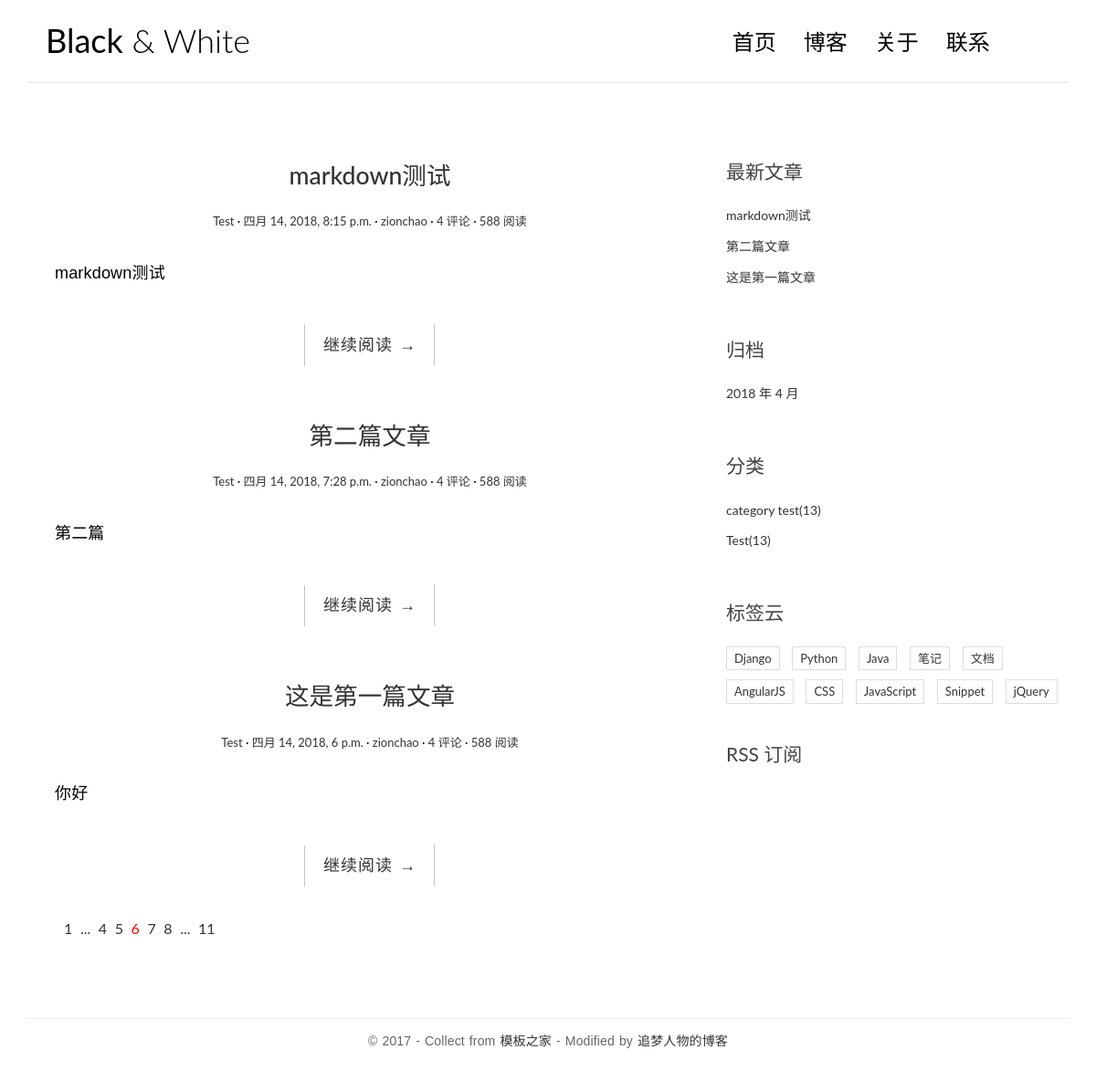
The page / on the database its author committed.
### blog/models.py (models this page shows, shortened)
class Post(models.Model):
    title=models.CharField(max_length=70)
    body=models.TextField()
    create_time=models.DateTimeField()
    modified_time=models.DateTimeField()
    excerpt=models.CharField(max_length=200,blank=True)
    category=models.ForeignKey(Category,on_delete=models.CASCADE)
    tags=models.ManyToManyField(Tag,blank=True)
    author=models.ForeignKey(User,on_delete=models.CASCADE)
    def get_absolute_url(self):
        return reverse('blog:detail',kwargs={'pk':self.pk})
    class Meta:
        ordering=['-create_time']

class Category(models.Model):
    name=models.CharField(max_length=100)

### blog/views.py (the view)
# urls.py: url(r'^$',views.index,name='index'),
def index(request):
    post_list=Post.objects.all().order_by('-create_time')
    return render(request,'blog/index.html',context={
        'post_list':post_list
    })

### blog/templatetags/blog_tags.py (called while the page is built)
@register.simple_tag
def get_recent_post(num=5):
    return Post.objects.all().order_by('-create_time')[:num]

@register.simple_tag
def archives():
    return Post.objects.dates('create_time','month','DESC')

@register.simple_tag
def get_categories():
    return Category.objects.all()

### blog/templates/blog/index.html
{% extends  'blog/base.html'%}
{% block main %}
    {% for post in post_list %}
        <article class="post post-{{ post.pk }}">
            <header class="entry-header">
                <h1 class="entry-title">
                    <a href={{ post.get_absolute_url }}>{{ post.title }}</a>
                </h1>
                <div class="entry-meta">
                    <span class="post-category"><a href="#">{{ post.category.name }}</a></span>
                    <span class="post-date"><a href="#"><time class="entry-date"
                                                              datetime="2012-11-09T23:15:57+00:00">{{ post.create_time }}</time></a></span>
                    <span class="post-author"><a href="#">{{ post.author }}</a></span>
                    <span class="comments-link"><a href="#">4 评论</a></span>
                    <span class="views-count"><a href="#">588 阅读</a></span>
                </div>
            </header>
            <div class="entry-content clearfix">
                <p>{{ post.excerpt }}</p>
                <div class="read-more cl-effect-14">
                    <a href="{{ post.get_absolute_url }}" class="more-link">继续阅读 <span class="meta-nav">→</span></a>
                </div>
            </div>
        </article>
    {% empty %}
        <div class="no-post">暂时还没有发布的文章！</div>
    {% endfor %}
    <div class="pagination">
        <ul>
            <li><a href="">1</a></li>
            <li><a href="">...</a></li>
            <li><a href="">4</a></li>
            <li><a href="">5</a></li>
            <li class="current"><a href="">6</a></li>
            <li><a href="">7</a></li>
            <li><a href="">8</a></li>
            <li><a href="">...</a></li>
            <li><a href="">11</a></li>
        </ul>
    </div>
{% endblock main %}

### blog/templates/blog/base.html (shortened to what this page needs)
{% load staticfiles %}
{% load blog_tags %}
<!DOCTYPE html>
<html>
<head>
    <link rel="stylesheet" href="{% static 'blog/css/bootstrap.min.css' %}">
    <link rel="stylesheet" href="http://code.ionicframework.com/ionicons/2.0.1/css/ionicons.min.css">
    <link rel="stylesheet" href="{% static 'blog/css/pace.css'%}">
    <link rel="stylesheet" href="{% static 'blog/css/custom.css' %}">
    <link rel="stylesheet" href="{% static 'blog/css/highlights/github.css' %}">
</head>
<body id="single">
<div class="container">
    <header id="site-header">
        <div class="row">
            <div class="col-md-4 col-sm-5 col-xs-8">
                <div class="logo">
                    <h1><a href="{% url 'blog:index'%}"><b>Black</b> &amp; White</a></h1>
                </div>
            </div>
            <div class="col-md-8 col-sm-7 col-xs-4">
                <nav class="main-nav" role="navigation">
                    <div class="collapse navbar-collapse" id="bs-example-navbar-collapse-1">
                        <ul class="nav navbar-nav navbar-right">
                            <li class="cl-effect-11"><a href="index.html" data-hover="首页">首页</a></li>
                            <li class="cl-effect-11"><a href="full-width.html" data-hover="博客">博客</a></li>
                            <li class="cl-effect-11"><a href="about.html" data-hover="关于">关于</a></li>
                            <li class="cl-effect-11"><a href="contact.html" data-hover="联系">联系</a></li>
                        </ul>
                    </div>
                </nav>
            </div>
        </div>
    </header>
</div>
<div class="content-body">
    <div class="container">
        <div class="row">
            <main class="col-md-8">
                {% block main %}
                {% endblock main%}
            </main>
            <aside class="col-md-4">
            </aside>
            <div class="widget widget-recent-posts">
                <h3 class="widget-title">最新文章</h3>
                {% get_recent_post as recent_post_list %}
                <ul>
                    {% for post in recent_post_list %}
                    <li>
                        <a href="{{ post.get_absolute_url }}">{{ post.title }}</a>
                    </li>
                    {% empty %}
                        暂无文章！
                    {% endfor %}
                </ul>
            </div>
            <div class="widget widget-archives">
                <h3 class="widget-title">归档</h3>
                {% archives as date_list %}
                <ul>
                    {% for date in date_list %}
                    <li>
                        <a href="{% url 'blog:archives' date.year date.month %}">{{ date.year }} 年 {{ date.month }} 月</a>
                    </li>
                        {% empty %}
                        暂无文章！
                    {% endfor %}
                </ul>
            </div>
            <div class="widget widget-category">
                <h3 class="widget-title">分类</h3>
                {% get_categories as category_list %}
                <ul>
                    {% for category in category_list %}
                    <li>
                        <a href="{% url 'blog:category' category.pk %}">{{ category.name }}<span class="post-count">(13)</span></a>
                    </li>
                    {% empty %}
                     暂无文章！
                    {% endfor %}
                </ul>
            </div>
            <div class="widget widget-tag-cloud">
                <h3 class="widget-title">标签云</h3>
                <ul>
                    <li>
                        <a href="#">Django</a>
                    </li>
                    <li>
                        <a href="#">Python</a>
                    </li>
                    <li>
                        <a href="#">Java</a>
                    </li>
                    <li>
                        <a href="#">笔记</a>
                    </li>
                    <li>
                        <a href="#">文档</a>
                    </li>
                    <li>
                        <a href="#">AngularJS</a>
                    </li>
                    <li>
                        <a href="#">CSS</a>
                    </li>
                    <li>
                        <a href="#">JavaScript</a>
                    </li>
                    <li>
                        <a href="#">Snippet</a>
                    </li>
                    <li>
                        <a href="#">jQuery</a>
                    </li>
                </ul>
            </div>
            <div class="rss">
                <a href=""> RSS 订阅</a>
            </div>
        </div>
    </div>
</div>
<footer id="site-footer">
    <div class="container">
        <div class="row">
            <div class="col-md-12">
                <p class="copyright">&copy 2017 - Collect from <a href="http://www.cssmoban.com/"
                                                                  target="_blank" title="模板之家">模板之家</a>
                    - Modified by <a href="http://zmrenwu.com/" title="网页模板" target="_blank">追梦人物的博客</a>
                </p>
            </div>
        </div>
    </div>
</footer>
</body>
</html>

### blog/static/blog/css/custom.css (style rules this page uses)
* { outline: none; }
h1, h2, h3, h4, h5, h6 { margin-top: 0; }
b { font-weight: 400; }
a { color: #333; }
body { color: #444; font-family: 'Lato', sans-serif; }
p { font-family: 'Ubuntu', sans-serif; font-weight: 400; word-spacing: 1px; letter-spacing: 0.01em; }
#single p, #page p { margin-bottom: 25px; }
#site-header { background-color: #FFF; padding: 25px 20px; margin-bottom: 40px; border-bottom: 1px solid #e7e7e7; }
.logo h1 a { color: #000; }
.logo h1 { margin: 0; font-family: 'Lato', sans-serif; font-weight: 300; }
.main-nav { margin-top: 11px; max-width: 95%; }
.main-nav a { color: #000000 !important; padding: 0 0 5px 0 !important; margin-right: 30px; font-family: 'Lato', sans-serif; font-weight: 300; font-size: 24px; }
.cl-effect-11 a { padding: 10px 0; color: #0972b4; text-shadow: none; }
.cl-effect-11 a::before { position: absolute; top: 0; left: 0; overflow: hidden; padding: 0 0 5px 0 !important; max-width: 0; border-bottom: 1px solid #000; color: #000; content: attr(data-hover); white-space: nowrap; -webkit-transition: max-width 0.5s; -moz-transition: max-width 0.5s; transition: max-width 0.5s; }
.content-body { padding-bottom: 4em; }
.post { background: #fff; padding: 30px 30px 0; }
.entry-title { text-align: center; font-size: 1.9em; margin-bottom: 20px; line-height: 1.6; padding: 10px 20px 0; }
.entry-meta { text-align: center; color: #DDDDDD; font-size: 13px; margin-bottom: 30px; }
.entry-content { font-size: 18px; line-height: 1.9; font-weight: 300; color: #000; }
.post-category::after, .post-date::after, .post-author::after, .comments-link::after { content: ' ·'; color: #000; }
.read-more { font-family: 'Ubuntu', sans-serif; font-weight: 400; word-spacing: 1px; letter-spacing: 0.01em; text-align: center; margin-top: 20px; }
.cl-effect-14 a { padding: 0 20px; height: 45px; line-height: 45px; position: relative; display: inline-block; margin: 15px 25px; letter-spacing: 1px; font-weight: 400; text-shadow: 0 0 1px rgba(255, 255, 255, 0.3); }
.cl-effect-14 a::before, .cl-effect-14 a::after { position: absolute; width: 45px; height: 1px; background: #C3C3C3; content: ''; -webkit-transition: all 0.3s; -moz-transition: all 0.3s; transition: all 0.3s; pointer-events: none; }
.cl-effect-14 a::before { top: 0; left: 0; -webkit-transform: rotate(90deg); -moz-transform: rotate(90deg); transform: rotate(90deg); -webkit-transform-origin: 0 0; -moz-transform-origin: 0 0; transform-origin: 0 0; }
.cl-effect-14 a::after { right: 0; bottom: 0; -webkit-transform: rotate(90deg); -moz-transform: rotate(90deg); transform: rotate(90deg); -webkit-transform-origin: 100% 0; -moz-transform-origin: 100% 0; transform-origin: 100% 0; }
.widget { background: #fff; padding: 30px 0 0; }
.widget-title { font-size: 1.5em; margin-bottom: 20px; line-height: 1.6; padding: 10px 0 0; font-weight: 400; }
.widget-recent-posts ul { padding: 0; margin: 0; padding-left: 20px; }
.widget-recent-posts ul li { list-style-type: none; position: relative; line-height: 170%; margin-bottom: 10px; }
.widget-recent-posts ul li::before { content: '\f3d3'; font-family: "Ionicons"; position: absolute; left: -17px; top: 3px; font-size: 16px; color: #000; }
.widget-archives ul { padding: 0; margin: 0; padding-left: 25px; }
.widget-archives ul li { list-style-type: none; position: relative; line-height: 170%; margin-bottom: 10px; }
.widget-archives ul li::before { content: '\f3f3'; font-family: "Ionicons"; position: absolute; left: -25px; top: 1px; font-size: 16px; color: #000; }
.widget-category ul { padding: 0; margin: 0; padding-left: 25px; }
.widget-category ul li { list-style-type: none; position: relative; line-height: 170%; margin-bottom: 10px; }
.widget-category ul li::before { content: '\f3fe'; font-family: "Ionicons"; position: absolute; left: -25px; top: 1px; font-size: 18px; color: #000; }
.widget-tag-cloud ul { padding: 0; margin: 0; margin-right: -10px; }
.widget-tag-cloud ul li { list-style-type: none; font-size: 13px; display: inline-block; margin-right: 10px; margin-bottom: 10px; padding: 3px 8px; border: 1px solid #ddd; }
.rss { font-size: 21px; margin-top: 30px; }
.rss a { color: #444; }
#site-footer { padding-top: 10px; padding: 0 0 1.5em 0; }
.copyright { text-align: center; padding-top: 1em; margin: 0; border-top: 1px solid #eee; color: #666; }
.pagination ul { list-style: none; }
.pagination ul li { display: inline-block; font-size: 16px; margin-right: 5px; }
.current a { color: red; }

### rows shown on the page
Post: title "markdown测试", category.name "Test", create_time "四月 14, 2018, 8:15 p.m.", author "zionchao", excerpt "markdown测试"
Post: title "第二篇文章", category.name "Test", create_time "四月 14, 2018, 7:28 p.m.", author "zionchao", excerpt "第二篇"
Post: title "这是第一篇文章", category.name "Test", create_time "四月 14, 2018, 6 p.m.", author "zionchao", excerpt "你好"
Category: name "category test"
Category: name "Test"

### other values the page prints
{{ date.year }} "2018"
{{ date.month }} "4"
